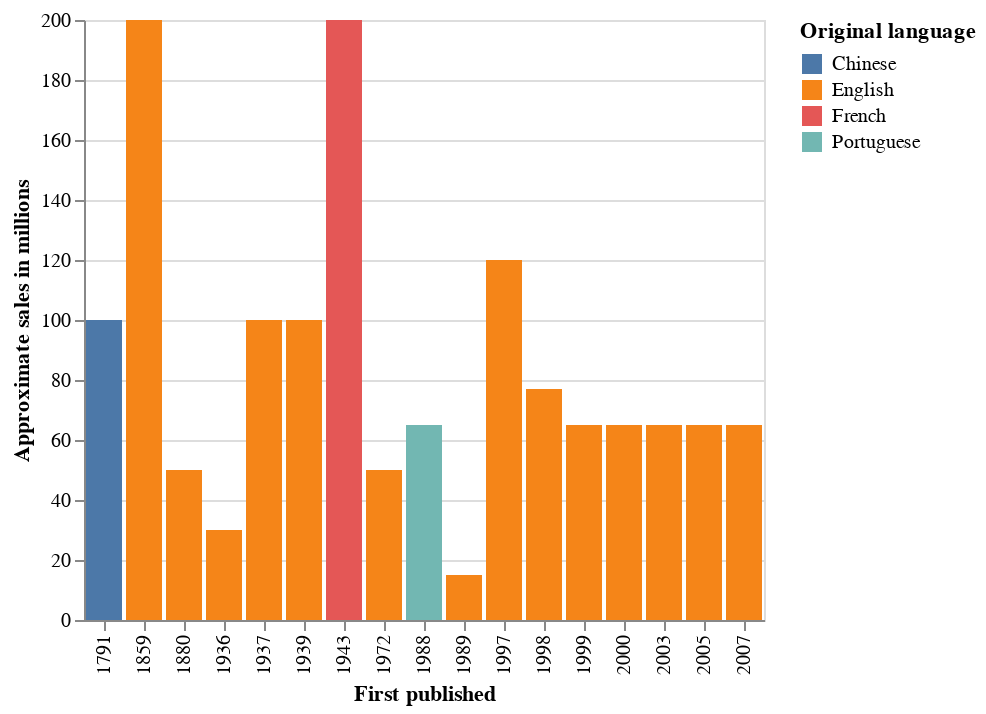

Notebook source saved alongside this figure:
### Code cell
alt.Chart(df_top5).mark_bar().encode(
    y='Approximate sales in millions', 
    x='First published:N',  
    color='Original language',
    tooltip = ['Author(s)', 'Original language', 'Book', 'Genre', 'Approximate sales in millions']

)

### Figure 1 — Vega-Lite specification as saved in the notebook (floating-point values rounded to 4 significant figures)
{"config": {"view": {"continuousWidth": 300, "continuousHeight": 300}}, "data": {"name": "data-f4fdd795dc922820f6c693d2008cb97f"}, "mark": {"type": "bar"}, "encoding": {"color": {"field": "Original language", "type": "nominal"}, "tooltip": [{"field": "Author(s)", "type": "nominal"}, {"field": "Original language", "type": "nominal"}, {"field": "Book", "type": "nominal"}, {"field": "Genre", "type": "nominal"}, {"field": "Approximate sales in millions", "type": "quantitative"}], "x": {"field": "First published", "type": "nominal"}, "y": {"field": "Approximate sales in millions", "type": "quantitative"}}, "$schema": "https://vega.github.io/schema/vega-lite/v5.17.0.json", "datasets": {"data-f4fdd795dc922820f6c693d2008cb97f": [{"Book": "A Tale of Two Cities", "Author(s)": "Charles Dickens", "Original language": "English", "First published": 1859, "Approximate sales in millions": 200.0, "Genre": "Historical fiction"}, {"Book": "Ben-Hur: A Tale of the Christ", "Author(s)": "Lew Wallace", "Original language": "English", "First published": 1880, "Approximate sales in millions": 50.0, "Genre": "Historical fiction"}, {"Book": "Gone with the Wind", "Author(s)": "Margaret Mitchell", "Original language": "English", "First published": 1936, "Approximate sales in millions": 30.0, "Genre": "Historical fiction"}, {"Book": "The Pillars of the Earth", "Author(s)": "Ken Follett", "Original language": "English", "First published": 1989, "Approximate sales in millions": 15.0, "Genre": "Historical fiction"}, {"Book": "Harry Potter and the Philosopher's Stone", "Author(s)": "J. K. Rowling", "Original language": "English", "First published": 1997, "Approximate sales in millions": 120.0, "Genre": "Fantasy"}, {"Book": "The Hobbit", "Author(s)": "J. R. R. Tolkien", "Original language": "English", "First published": 1937, "Approximate sales in millions": 100.0, "Genre": "Fantasy"}, {"Book": "Harry Potter and the Chamber of Secrets", "Author(s)": "J. K. Rowling", "Original language": "English", "First published": 1998, "Approximate sales in millions": 77.0, "Genre": "Fantasy"}, {"Book": "Harry Potter and the Prisoner of Azkaban", "Author(s)": "J. K. Rowling", "Original language": "English", "First published": 1999, "Approximate sales in millions": 65.0, "Genre": "Fantasy"}, {"Book": "Harry Potter and the Goblet of Fire", "Author(s)": "J. K. Rowling", "Original language": "English", "First published": 2000, "Approximate sales in millions": 65.0, "Genre": "Fantasy"}, {"Book": "Harry Potter and the Order of the Phoenix", "Author(s)": "J. K. Rowling", "Original language": "English", "First published": 2003, "Approximate sales in millions": 65.0, "Genre": "Fantasy"}, {"Book": "Harry Potter and the Half-Blood Prince", "Author(s)": "J. K. Rowling", "Original language": "English", "First published": 2005, "Approximate sales in millions": 65.0, "Genre": "Fantasy"}, {"Book": "Harry Potter and the Deathly Hallows", "Author(s)": "J. K. Rowling", "Original language": "English", "First published": 2007, "Approximate sales in millions": 65.0, "Genre": "Fantasy"}, {"Book": "The Alchemist (O Alquimista)", "Author(s)": "Paulo Coelho", "Original language": "Portuguese", "First published": 1988, "Approximate sales in millions": 65.0, "Genre": "Fantasy"}, {"Book": "Watership Down", "Author(s)": "Richard Adams", "Original language": "English", "First published": 1972, "Approximate sales in millions": 50.0, "Genre": "Fantasy"}, {"Book": "And Then There Were None", "Author(s)": "Agatha Christie", "Original language": "English", "First published": 1939, "Approximate sales in millions": 100.0, "Genre": "Mystery"}, {"Book": "The Little Prince (Le Petit Prince)", "Author(s)": "Antoine de Saint-Exupéry", "Original language": "French", "First published": 1943, "Approximate sales in millions": 200.0, "Genre": "Novella"}, {"Book": "Dream of the Red Chamber (紅樓夢)", "Author(s)": "Cao Xueqin", "Original language": "Chinese", "First published": 1791, "Approximate sales in millions": 100.0, "Genre": "Family saga"}]}}
